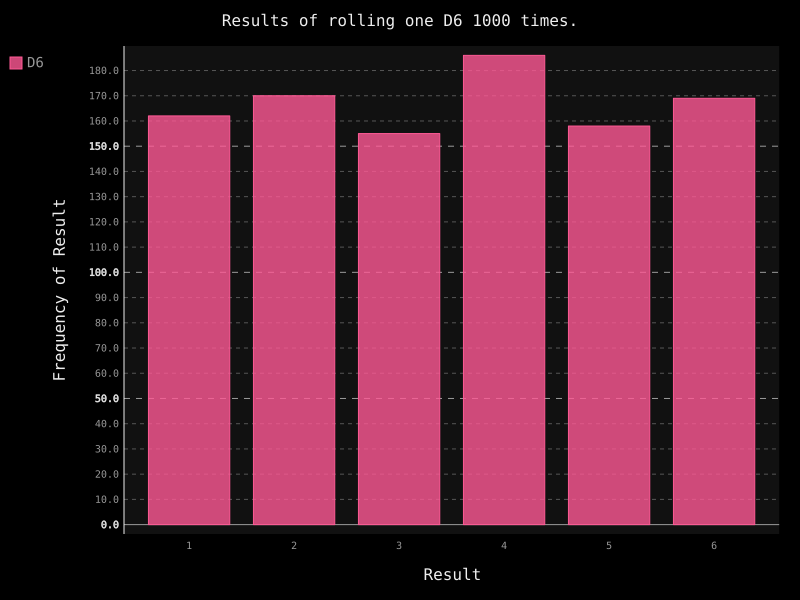

The script that drew this image:
import pygal

from die import Die

# Create a D6.
die = Die()

# Make some rolls, and store results in a list.
results = []
for roll_num in range(1000):
    result = die.roll()
    results.append(result)

# Analyze the results.
frequencies = []
for value in range(1, die.num_sides + 1):
    frequency = results.count(value)
    frequencies.append(frequency)

# Visualize the results.
hist = pygal.Bar()

hist.title = "Results of rolling one D6 1000 times."
hist.x_labels = ['1', '2', '3', '4', '5', '6']
hist.x_title = "Result"
hist.y_title = "Frequency of Result"

hist.add('D6', frequencies)
hist.render_to_file('die_visual.svg')
